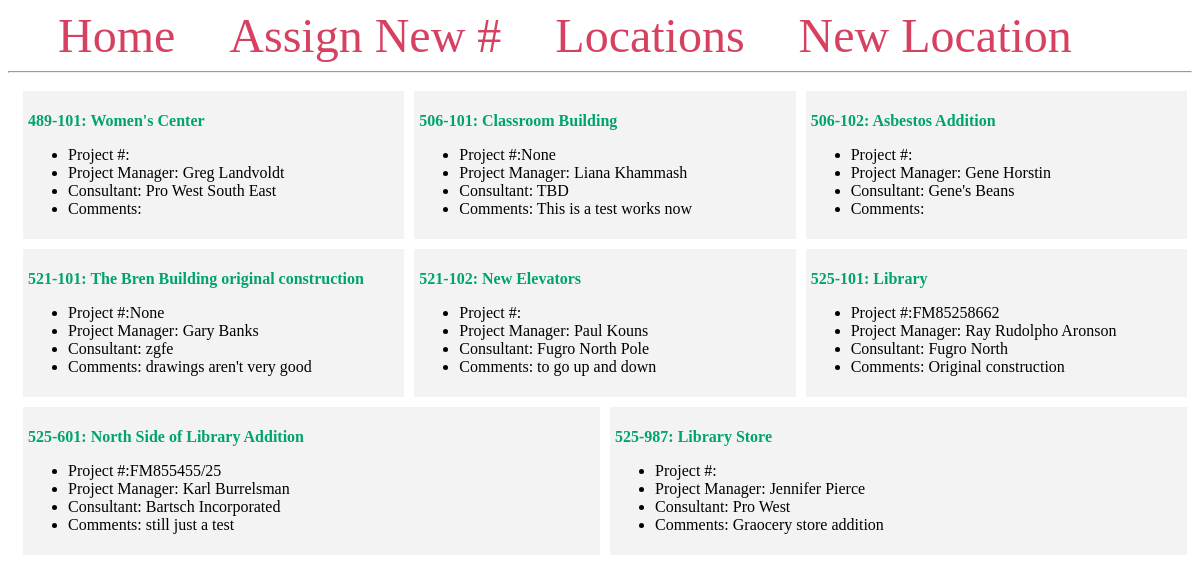
The page / on the database its author committed.
### app.py (models this page shows, shortened)
class Drawfile(db.Model):
    id = db.Column(db.Integer, primary_key=True)
    locnum = db.Column(db.Integer, db.ForeignKey("drawloc.locnum"), nullable=False)
    drawnum = db.Column(db.Integer, nullable=False)
    contractnum = db.Column(db.String(50), nullable=True)
    projectnum = db.Column(db.String(10), nullable=True)
    projectmngr = db.Column(db.String(100), nullable=True)
    mainconsult = db.Column(db.String(100), nullable=True)
    title = db.Column(db.Text, nullable=False)
    comments = db.Column(db.Text, nullable=True)
    date = db.Column(db.DateTime)

### app.py (the view)
@app.route("/")
def index():
    drawings = Drawfile.query.order_by(Drawfile.locnum.asc(), Drawfile.drawnum.asc()).all()
    return render_template("index.html", drawings=drawings, title="Home Page")

### templates/index.html
{% extends 'base.html' %} {% block title %}Home{% endblock %} {% block content
%}
<div class="content">
  {% for draw in drawings %}
  <div class="drawing">
    <b>
      <p class="name">
        <a href="{{ url_for('project', project_id=draw.id)}}">
          {{ draw.locnum }}-{{ draw.drawnum }}: {{ draw.title }}
        </a>
      </p>
    </b>
    <p>
      <ul>
        <li>Project #:{{ draw.projectnum }}</li>
        <li>Project Manager: {{ draw.projectmngr }}</li>
        <li>Consultant: {{ draw.mainconsult}}</li>
        <li>Comments: {{ draw.comments }}</li>
      </ul>
    </p>
  </div>
  {% endfor %}
</div>
{% endblock %}

### templates/base.html (style rules this page uses)
.content { margin: 5px; width: 100%; display: flex; flex-direction: row; flex-wrap: wrap; }
.drawing { flex: 30%; padding: 5px; margin: 5px; background-color: #f3f3f3; inline-size: 100%; }
.name a { color: #00a36f; text-decoration: none; }

### rows shown on the page
Drawfile: locnum "489", drawnum "101", title "Women's Center", projectmngr "Greg Landvoldt", mainconsult "Pro West South East"
Drawfile: locnum "506", drawnum "101", title "Classroom Building", projectnum "None", projectmngr "Liana Khammash", mainconsult "TBD", comments "This is a test works now"
Drawfile: locnum "506", drawnum "102", title "Asbestos Addition", projectmngr "Gene Horstin", mainconsult "Gene's Beans"
Drawfile: locnum "521", drawnum "101", title "The Bren Building original construction", projectnum "None", projectmngr "Gary Banks", mainconsult "zgfe", comments "drawings aren't very good"
Drawfile: locnum "521", drawnum "102", title "New Elevators", projectmngr "Paul Kouns", mainconsult "Fugro North Pole", comments "to go up and down"
Drawfile: locnum "525", drawnum "101", title "Library", projectnum "FM85258662", projectmngr "Ray Rudolpho Aronson", mainconsult "Fugro North", comments "Original construction"
Drawfile: locnum "525", drawnum "601", title "North Side of Library Addition", projectnum "FM855455/25", projectmngr "Karl Burrelsman", mainconsult "Bartsch Incorporated", comments "still just a test"
Drawfile: locnum "525", drawnum "987", title "Library Store", projectmngr "Jennifer Pierce", mainconsult "Pro West", comments "Graocery store addition"
